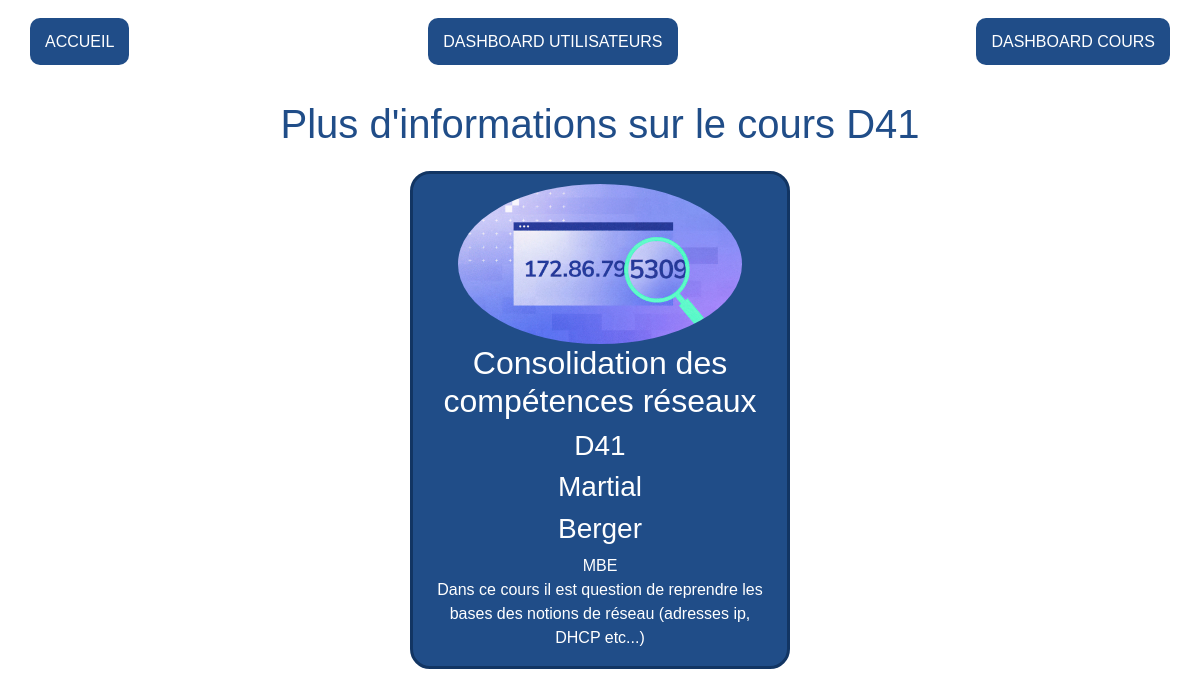
The page /views/info-cours/4.php on the database its author committed.
### tables this page shows
CREATE TABLE IF NOT EXISTS `cours` (
  `id` int(11) NOT NULL AUTO_INCREMENT,
  `code` varchar(16) NOT NULL,
  `nomCours` varchar(128) NOT NULL,
  `trigramme` varchar(16) NOT NULL,
  `description` varchar(255) NOT NULL,
  PRIMARY KEY (`id`)
);

CREATE TABLE IF NOT EXISTS `users` (
  `id` int(11) NOT NULL AUTO_INCREMENT,
  `nom` varchar(32) NOT NULL,
  `prenom` varchar(32) NOT NULL,
  `role` varchar(155) NOT NULL,
  `adresse` varchar(255) NOT NULL,
  `telephone` varchar(32) NOT NULL,
  PRIMARY KEY (`id`)
);

### controllers/more-info-cours.php (called while the page is built, shortened)
<?php
include('../../models/bdd.php');
$actual_link = "http://$_SERVER[HTTP_HOST]$_SERVER[REQUEST_URI]";
$idCours= substr( $actual_link, -5, 1);
$req=$bdd->prepare("SELECT * FROM cours where id = $idCours");
$req->execute();
$result=$req->fetchAll();
foreach ($result as $row => $a) {
    $code = $a['code'];
    $nomCours = $a['nomCours'];
    $trigramme = $a['trigramme'];
    $description = $a['description'];
}

### controllers/more-info-user.php (called while the page is built, shortened)
<?php
include('../../models/bdd.php');
$actual_link = "http://$_SERVER[HTTP_HOST]$_SERVER[REQUEST_URI]";
$idUser= substr( $actual_link, -5, 1);
$req=$bdd->prepare("SELECT * FROM users where id = $idUser");
$req->execute();
$result=$req->fetchAll();
foreach ($result as $row => $a) {
    $nom = $a['nom'];
    $prenom = $a['prenom'];
}
?>

### views/info-cours/4.php (the view, shortened to what this page needs)
<?php
include('../../controllers/more-info-cours.php');
include('../../controllers/more-info-user.php');
?>
<!DOCTYPE html>
<html lang="fr">
<head>
    <?php include('../../views/partials/cdn.php');
    ?>
    <link rel="stylesheet" href="../../style/main.css">
</head>
<header>
    <?php
    include('../../views/partials/menu.php');
    ?>
</header>
<body>
    <main>
        <h1>Plus d'informations sur le cours <?php echo $code; ?></h1>
        <div class="container">
            <div class="row">
                <?php
                echo '<div class="wrapper-card col-lg-4 col-6">
               <div class="wrapper-img"><img src="http://localhost/TP-consolidation-prog-JosephChanteclair/medias/cours/' . $idCours . '.jpg" alt="Image d\'une adresse ip">
               </div><h2>' . $nomCours . '</h2>
               <h3>' . $code . '</h3>
               <h3>' . $prenom . '</h3>
               <h3>' . $nom . '</h3>
               <p>' . $trigramme . '<br>'
                    . $description . '</p>
               </div>';
                ?>
            </div>
        </div>
    </main>
</body>
</html>

### style/main.css (style rules this page uses)
* { font-family: 'Lucida Sans', 'Lucida Sans Regular', 'Lucida Grande', 'Lucida Sans Unicode', Geneva, Verdana, sans-serif; }
h1 { color: rgb(32, 77, 136); }
main { text-align: center; }
.wrapper-card, .wrapper-card a { margin: auto; text-align: center; display: flex; flex-direction: column; justify-content: center; align-items: center; }
.wrapper-card { background-color:rgb(32, 77, 136); border-radius: 20px; color: #fff; margin: 15px auto; border: 3px solid rgb(18, 53, 99); }
.wrapper-img { margin-top: 10px; border-radius: 100%; height: 20vh; }
.wrapper-img img { position: relative; max-width: 100%; max-height: 100%; border-radius: 100%; }

### rows shown on the page
cours: code "D41", nomCours "Consolidation des compétences réseaux", trigramme "MBE", description "Dans ce cours il est question de reprendre les bases des notions de réseau (adresses ip, DHCP etc...)"
users: prenom "Martial", nom "Berger"
